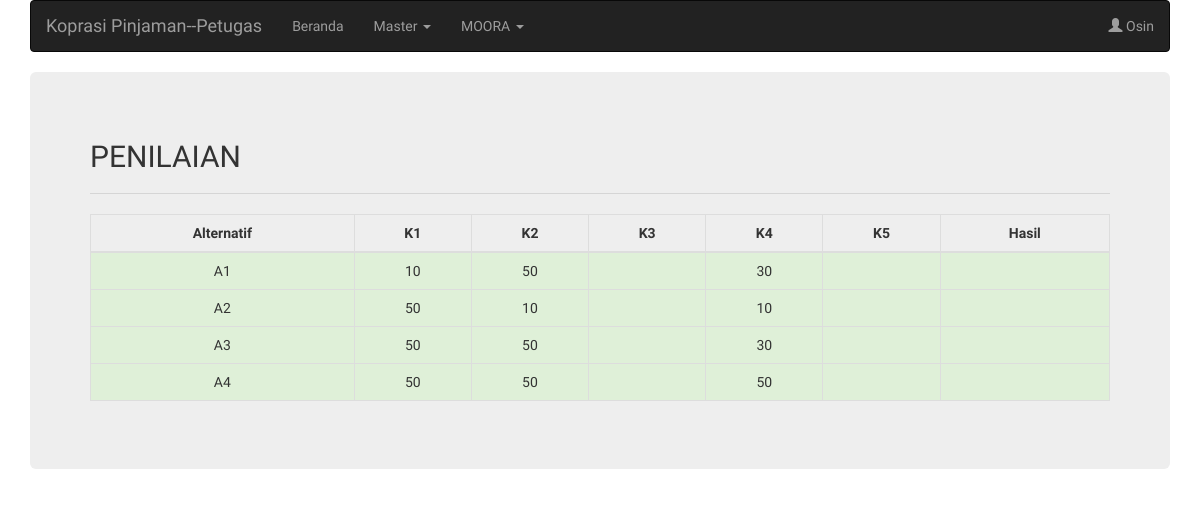
Screenshot of /halaman_petugas.php?page=moora_penilaian (signed in) with the database file from the repository.
### tables this page shows
CREATE TABLE `user` (
  `id_anggota` int(11) NOT NULL,
  `nama` varchar(255) NOT NULL,
  `username` varchar(255) NOT NULL,
  `password` varchar(255) NOT NULL,
  `level` varchar(15) NOT NULL,
  `status` enum('aktif','pasif') NOT NULL
);

CREATE TABLE `tb_pengajuan` (
  `id` int(11) NOT NULL,
  `id_peminjam` int(11) NOT NULL,
  `besar_pinjaman` int(11) NOT NULL,
  `status_keanggotaan` enum('aktif','pasif') NOT NULL,
  `status_pinjaman` enum('Tidak Ada','Ada') NOT NULL,
  `keperluan` enum('Modal Usaha','Berobat','Sekolah','Kebutuhan Sehari-hari','Hajatan') NOT NULL,
  `jangka_waktu` enum('5','10','20') NOT NULL,
  `tanggal_pengajuan` date NOT NULL,
  `status_pengajuan` varchar(20) DEFAULT NULL
);

### halaman_petugas.php (the view, shortened to what this page needs)
<!DOCTYPE html>
<html lang="en">
<head>
  <link rel="stylesheet" href="https://maxcdn.bootstrapcdn.com/bootstrap/3.4.0/css/bootstrap.min.css">
</head>
<body style="font-family: 'Didact Gothic', sans-serif;">
  <?php include("koneksi.php"); ?>
  <?php
      $sqlAnggota = "SELECT * FROM user WHERE username = '".$_SESSION['username']."'";
      $queryAnggota = mysqli_query($koneksi, $sqlAnggota);
      $anggota = mysqli_fetch_array($queryAnggota);
  ?>
  <div class="container">
    <nav class="navbar navbar-inverse">
      <div class="container-fluid">
        <div class="navbar-header">
          <a class="navbar-brand" href="halaman_petugas.php?page=home">Koprasi Pinjaman--Petugas</a>
        </div>
        <ul class="nav navbar-nav">
          <li><a href="halaman_petugas.php?page=home">Beranda</a></li>
          <li class="dropdown">
            <a class="dropdown-toggle" data-toggle="dropdown" href="#">Master
            <span class="caret"></span></a>
          </li>
          <li class="dropdown">
            <a class="dropdown-toggle" data-toggle="dropdown" href="#">MOORA
            <span class="caret"></span></a>
          </li>
        </ul>
        <ul class="nav navbar-nav navbar-right">
          <li class="dropdown"><a class="dropdown-toggle" data-toggle="dropdown" href="#"><span class="glyphicon glyphicon-user"></span> <?php echo $anggota['nama']; ?></a>
          </li>
        </ul>
      </div>
    </nav>
    <div class="jumbotron">
      <?php
        if(isset($_GET['page'])){
          $page = $_GET['page'];
          switch ($page) {
            case 'moora_penilaian':
              include "petugas/moora_penilaian.php";
              break;
          }
        }else{
          include "petugas/home.php";
        }
       ?>
    </div>
  </div>
</body>
</html>

### petugas/moora_penilaian.php (shortened to what this page needs)
<h2>PENILAIAN</h2>
<hr />
<table class="table table-bordered">
  <thead>
    <tr>
      <th class="text-center">Alternatif</th>
      <th class="text-center">K1</th>
      <th class="text-center">K2</th>
      <th class="text-center">K3</th>
      <th class="text-center">K4</th>
      <th class="text-center">K5</th>
      <th class="text-center">Hasil</th>
    </tr>
  </thead>
  <tbody>
    <?php
      $sqlPengajuan = "SELECT a.besar_pinjaman, a.status_keanggotaan, a.status_pinjaman, a.keperluan, a.jangka_waktu, b.saldo_pinjaman, c.jumlah from tb_pengajuan a JOIN tb_pinjaman b on a.id_peminjam = b.id_anggota JOIN tb_simpanan c on a.id_peminjam = c.id_anggota";
      $queryPengajuan = mysqli_query($koneksi, $sqlPengajuan);
	  $no = 1;
	  function getNilai($kriteria,$sub) {
		include("koneksi.php");
		$sql = "SELECT nilai FROM `tb_subkriteria` WHERE kode_kriteria = '".$kriteria."' && subkriteria = '".$sub."'";
		$q = mysqli_query($koneksi, $sql);
		$k = mysqli_fetch_array($q);
		echo $k['nilai'];
	  }
    ?>
    <?php while($listPengajuan = mysqli_fetch_array($queryPengajuan)){ ?>
      <tr class="success">
      	<td class="text-center">A<?php echo $no++?></td>
        <td class="text-center"><?php getNilai('K1',$listPengajuan['status_keanggotaan']) ?></td>
        <td class="text-center"><?php getNilai('K2',$listPengajuan['status_pinjaman']) ?></td>
        <td class="text-center">
        </td>
        <td class="text-center"><?php getNilai('K4',$listPengajuan['keperluan']) ?></td>
        <td class="text-center"><?php getNilai('K5',$listPengajuan['jangka_waktu']) ?></td>
		<td></td>
      </tr>
    <?php } ?>
  </tbody>
</table>

### rows the page displays
user: nama "Osin"
tb_pengajuan: nilai "10 50 30"
tb_pengajuan: nilai "50 10 10"
tb_pengajuan: nilai "50 50 30"
tb_pengajuan: nilai "50 50 50"
